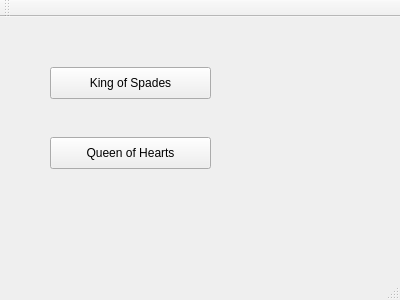
<?xml version="1.0" encoding="UTF-8"?>
<ui version="4.0">
 <class>MainWindow</class>
 <widget class="QMainWindow" name="MainWindow">
  <property name="geometry">
   <rect>
    <x>0</x>
    <y>0</y>
    <width>400</width>
    <height>300</height>
   </rect>
  </property>
  <property name="windowTitle">
   <string>MainWindow</string>
  </property>
  <widget class="QWidget" name="centralWidget">
   <widget class="vinButton" name="pushButton">
    <property name="geometry">
     <rect>
      <x>50</x>
      <y>50</y>
      <width>161</width>
      <height>32</height>
     </rect>
    </property>
    <property name="text">
     <string>King of Spades</string>
    </property>
   </widget>
   <widget class="vinButton" name="pushButton_2">
    <property name="geometry">
     <rect>
      <x>50</x>
      <y>120</y>
      <width>161</width>
      <height>32</height>
     </rect>
    </property>
    <property name="text">
     <string>Queen of Hearts</string>
    </property>
   </widget>
  </widget>
  <widget class="QMenuBar" name="menuBar">
   <property name="geometry">
    <rect>
     <x>0</x>
     <y>0</y>
     <width>400</width>
     <height>22</height>
    </rect>
   </property>
  </widget>
  <widget class="QToolBar" name="mainToolBar">
   <attribute name="toolBarArea">
    <enum>TopToolBarArea</enum>
   </attribute>
   <attribute name="toolBarBreak">
    <bool>false</bool>
   </attribute>
  </widget>
  <widget class="QStatusBar" name="statusBar"/>
 </widget>
 <layoutdefault spacing="6" margin="11"/>
 <customwidgets>
  <customwidget>
   <class>vinButton</class>
   <extends>QPushButton</extends>
   <header>vinbutton.h</header>
  </customwidget>
 </customwidgets>
 <resources/>
 <connections/>
</ui>
